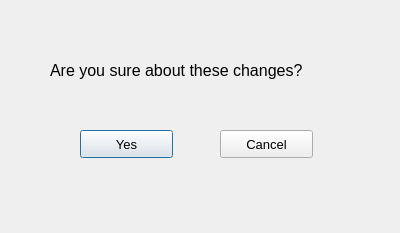
<?xml version="1.0" encoding="UTF-8"?>
<ui version="4.0">
 <class>editWarningWindow</class>
 <widget class="QDialog" name="editWarningWindow">
  <property name="geometry">
   <rect>
    <x>0</x>
    <y>0</y>
    <width>400</width>
    <height>233</height>
   </rect>
  </property>
  <property name="windowTitle">
   <string>Edit Warning</string>
  </property>
  <widget class="QPushButton" name="yes">
   <property name="geometry">
    <rect>
     <x>80</x>
     <y>130</y>
     <width>93</width>
     <height>28</height>
    </rect>
   </property>
   <property name="font">
    <font>
     <pointsize>10</pointsize>
    </font>
   </property>
   <property name="text">
    <string>Yes</string>
   </property>
  </widget>
  <widget class="QPushButton" name="cancel">
   <property name="geometry">
    <rect>
     <x>220</x>
     <y>130</y>
     <width>93</width>
     <height>28</height>
    </rect>
   </property>
   <property name="font">
    <font>
     <pointsize>10</pointsize>
    </font>
   </property>
   <property name="text">
    <string>Cancel</string>
   </property>
  </widget>
  <widget class="QLabel" name="label">
   <property name="geometry">
    <rect>
     <x>50</x>
     <y>40</y>
     <width>331</width>
     <height>61</height>
    </rect>
   </property>
   <property name="font">
    <font>
     <pointsize>12</pointsize>
    </font>
   </property>
   <property name="text">
    <string>Are you sure about these changes?</string>
   </property>
  </widget>
 </widget>
 <resources/>
 <connections/>
</ui>
